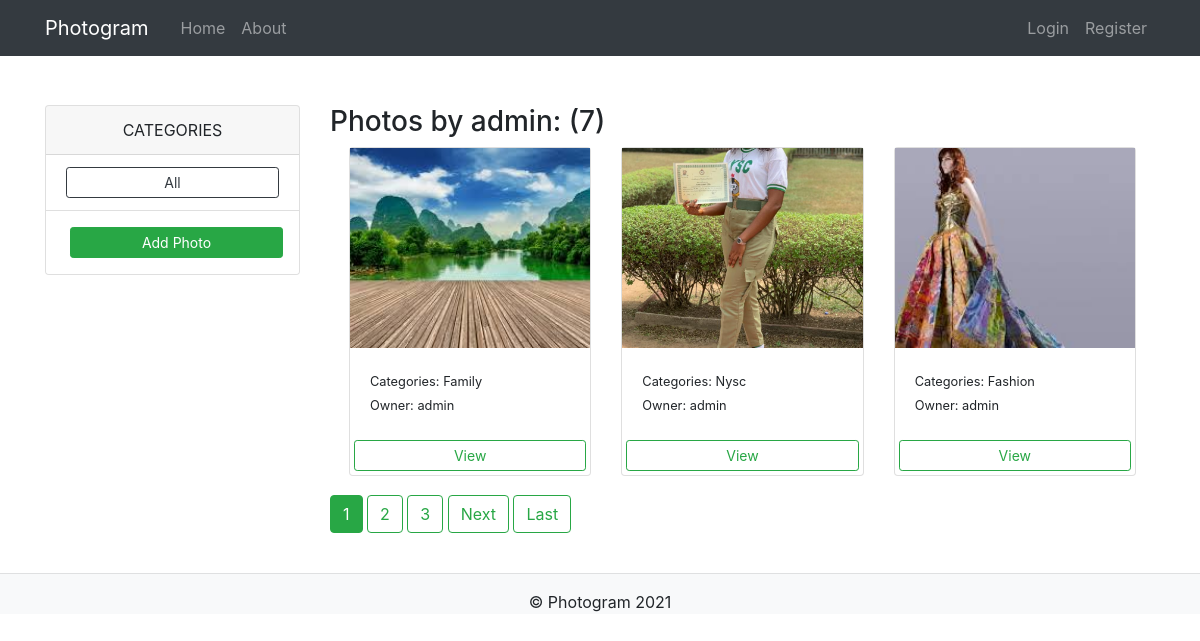
Screenshot of /user/admin with the database file from the repository.
### photos/models.py (models this page shows, shortened)
class Photo(models.Model):
	category = models.ForeignKey(Category, on_delete=models.SET_NULL, null=True)
	image = models.ImageField(null=False, blank=False)
	owner = models.ForeignKey(User, on_delete=models.CASCADE)
	description = models.TextField(max_length=500, null=False, blank=False)
	created = models.DateTimeField(auto_now_add=True)
	updated = models.DateTimeField(auto_now=True)
	price = models.CharField(max_length=200, blank=True, default=100)
	transaction_id = models.CharField(max_length=100, null=True)
	tags = TaggableManager()
	users_like = models.ManyToManyField(settings.AUTH_USER_MODEL,
		related_name='images_liked',blank=True)

class Category(models.Model):
	name = models.CharField(max_length=100, null=False, blank=False)

### photos/views.py (the view)
# urls.py: path('user/<str:username>', UserPhotoListView.as_view(), name='user_pics'),
class UserPhotoListView(ListView):
	model = Photo
	template_name = 'photos/user_photos.html'
	context_object_name = 'my_pics'
	ordering = ['-created']
	paginate_by = 3
	def get_queryset(self):
		user = get_object_or_404(User, username=self.kwargs.get('username'))
		return Photo.objects.filter(owner=user).order_by('-created')

### photos/templates/photos/user_photos.html (shortened to what this page needs)
{% extends 'photos/base.html' %}
{% block content %}
<div class="container mt-5">
		<div class="row">
			<div class="col-md-3">
				<div class="card">
					<div class="card-header" style="text-align: center;">
						CATEGORIES
					</div>
					<ul class="list-group list-group-flush">
 						<li class="list-group-item">
							<a href="{% url 'gallery' %}" class="btn btn-outline-dark btn-sm btn-block">
								All
							</a>
						</li>
 						<li class="list-group-item">
							<a href="{% url 'add' %}" class="btn btn-success btn-block btn-sm m-1">
								Add Photo
							</a>
						</li>
					</ul>
				</div>
			</div>
			<div class="col-md-9">
				<h3>Photos by {{ view.kwargs.username }}: ({{ page_obj.paginator.count }})</h3>
				<div class="row m-1">
					{% for photo in my_pics %}
					<div class="col-md-4">
						<div class="card">
						  <img class="image-thumbnail" src="{{ photo.image.url }}" alt="Card image cap">
						  <div class="card-body">
						    <small>Categories: {{ photo.category.name }}</small><br>
						   	<small>Owner: {{ photo.owner }}</small>
						  </div>
						  <a href="{% url 'photo_detail' photo.id %}" class="btn btn-outline-success btn-sm m-1">View</a>
						</div>
					</div>
					{% empty %}
						<h3>No Photos to show</h3>
					{% endfor %}
				</div>
				{% if is_paginated %}
						{% for num in page_obj.paginator.page_range %}
							{% if page_obj.number == num %}
								<a class = "btn btn-success mb-4"href="?page={{ num }}">{{ num }}</a>
							{% elif num > page_obj.number|add:'-3' and num < page_obj.number|add:'3' %}
								<a class = "btn btn-outline-success mb-4"href="?page={{ num }}">{{ num }}</a>
							{% endif %}
						{% endfor %}
						{% if page_obj.has_next %}
							<a class = "btn btn-outline-success mb-4"href="?page={{ page_obj.next_page_number }}">Next</a>
							<a class = "btn btn-outline-success mb-4"href="?page={{ page_obj.paginator.num_pages }}">Last</a>
						{% endif %}
				{% endif %}
			</div>
		</div>
</div>
{% endblock content %}

### photos/templates/photos/base.html (style rules this page uses)
.image-thumbnail { height:200px; background-size: contain; background-repeat: no-repeat; object-fit: cover; }
.card { margin-bottom: 15px; }
a { text-decoration: none; }

### rows the page displays
Photo: image (picture), category.name "Family", owner "admin"
Photo: image (picture), category.name "Nysc", owner "admin"
Photo: image (picture), category.name "Fashion", owner "admin"

### other values shown
{{ view.kwargs.username }} "admin"
{{ page_obj.paginator.count }} "7"
{{ num }} "1"
{{ num }} "2" "3"
